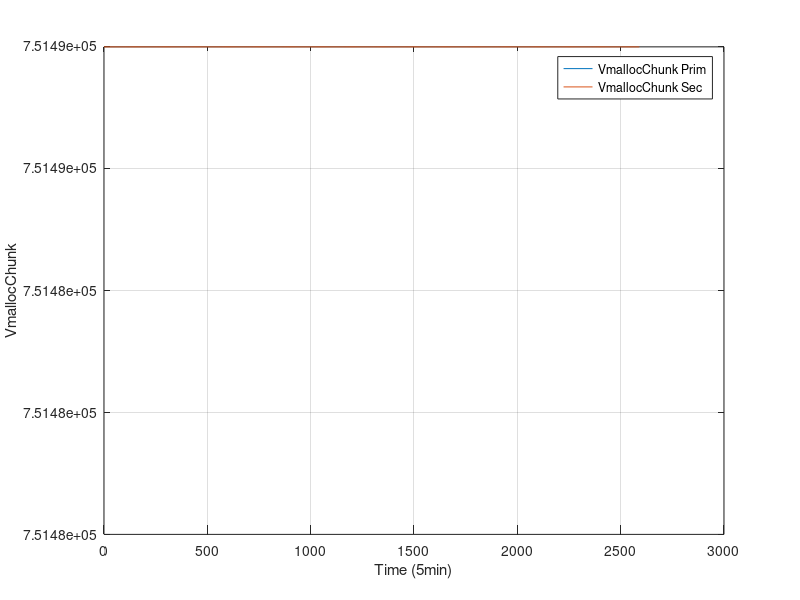

Write MATLAB code to recreate this figure.
#! /usr/bin/octave -qf
fig = figure;
data = dlmread("finput.txt"," ");
data_sec = dlmread("finput_sec.txt"," ");
size(data);
size(data_sec);
set(fig, "visible", "off");

time =  data(:,1);
MemTotal =  data(:,2);
MemFree =  data(:,3);
Buffers =  data(:,4);
Cached =  data(:,5);
SwapCached =  data(:,6);
Active =  data(:,7);
Inactive =  data(:,8);
SwapTotal =  data(:,9);
SwapFree =  data(:,10);
Dirty =  data(:,11);
Writeback =  data(:,12);
AnonPages =  data(:,13);
Mapped =  data(:,14);
Slab =  data(:,15);
SReclaimable =  data(:,16);
SUnreclaim =  data(:,17);
PageTables =  data(:,18);
NFS_Unstable =  data(:,19);
Bounce =  data(:,20);
WritebackTmp =  data(:,21);
CommitLimit =  data(:,22);
Committed_AS =  data(:,23);
VmallocTotal =  data(:,24);
VmallocUsed =  data(:,25);
VmallocChunk =  data(:,26);

time_sec =  data_sec(:,1);
MemTotal_sec =  data_sec(:,2);
MemFree_sec =  data_sec(:,3);
Buffers_sec =  data_sec(:,4);
Cached_sec =  data_sec(:,5);
SwapCached_sec =  data_sec(:,6);
Active_sec =  data_sec(:,7);
Inactive_sec =  data_sec(:,8);
SwapTotal_sec =  data_sec(:,9);
SwapFree_sec =  data_sec(:,10);
Dirty_sec =  data_sec(:,11);
Writeback_sec =  data_sec(:,12);
AnonPages_sec =  data_sec(:,13);
Mapped_sec =  data_sec(:,14);
Slab_sec =  data_sec(:,15);
SReclaimable_sec =  data_sec(:,16);
SUnreclaim_sec =  data_sec(:,17);
PageTables_sec =  data_sec(:,18);
NFS_Unstable_sec =  data_sec(:,19);
Bounce_sec =  data_sec(:,20);
WritebackTmp_sec =  data_sec(:,21);
CommitLimit_sec =  data_sec(:,22);
Committed_AS_sec =  data_sec(:,23);
VmallocTotal_sec =  data_sec(:,24);
VmallocUsed_sec =  data_sec(:,25);
VmallocChunk_sec =  data_sec(:,26);


plot(time,VmallocChunk,";VmallocChunk Prim;",time,VmallocChunk_sec,";VmallocChunk Sec;"), grid

xlabel("Time (5min)");
ylabel("VmallocChunk");
print("VmallocChunk.png", "-dpng");
